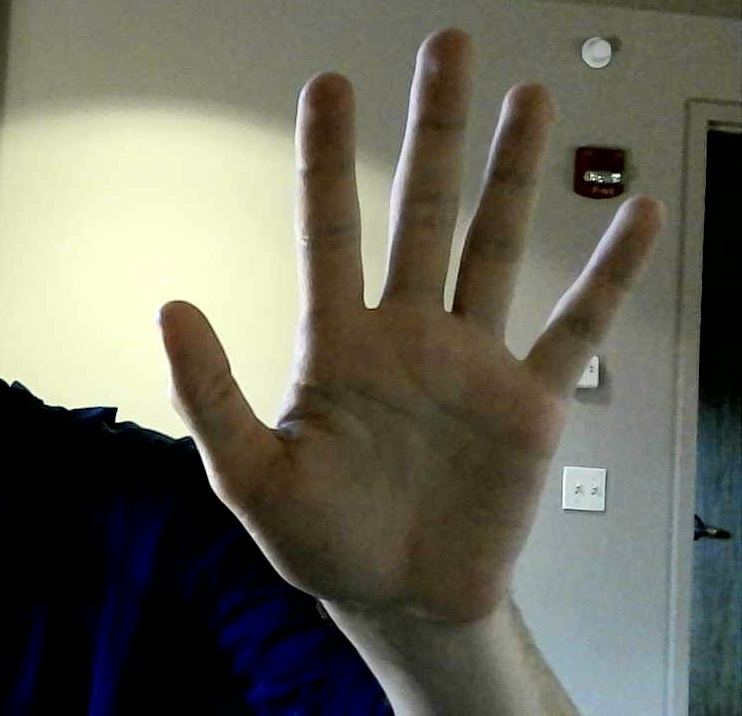
#> input picture Playground/Resources/Five.jpg, 742 x 716 px
$ python ColorFilter.py
#> lines starting #> are read from the running program, lines starting #| are printed output that depends on the picture; after the words box and inside, x2 and y2 are one past the last pixel; in counts of white or black regions, pixels touching at a corner belong together
import cv2
import numpy as np

def empty(a):
    pass

def stackImages(scale,imgArray):
    rows = len(imgArray)
    cols = len(imgArray[0])
    rowsAvailable = isinstance(imgArray[0], list)
    width = imgArray[0][0].shape[1]
    height = imgArray[0][0].shape[0]
    if rowsAvailable:
        for x in range ( 0, rows):
            for y in range(0, cols):
                if imgArray[x][y].shape[:2] == imgArray[0][0].shape [:2]:
                    imgArray[x][y] = cv2.resize(imgArray[x][y], (0, 0), None, scale, scale)
                else:
                    imgArray[x][y] = cv2.resize(imgArray[x][y], (imgArray[0][0].shape[1], imgArray[0][0].shape[0]), None, scale, scale)
                if len(imgArray[x][y].shape) == 2: imgArray[x][y]= cv2.cvtColor( imgArray[x][y], cv2.COLOR_GRAY2BGR)
        imageBlank = np.zeros((height, width, 3), np.uint8)
        hor = [imageBlank]*rows
        hor_con = [imageBlank]*rows
        for x in range(0, rows):
            hor[x] = np.hstack(imgArray[x])
        ver = np.vstack(hor)
    else:
        for x in range(0, rows):
            if imgArray[x].shape[:2] == imgArray[0].shape[:2]:
                imgArray[x] = cv2.resize(imgArray[x], (0, 0), None, scale, scale)
            else:
                imgArray[x] = cv2.resize(imgArray[x], (imgArray[0].shape[1], imgArray[0].shape[0]), None,scale, scale)
            if len(imgArray[x].shape) == 2: imgArray[x] = cv2.cvtColor(imgArray[x], cv2.COLOR_GRAY2BGR)
        hor= np.hstack(imgArray)
        ver = hor
    return ver

path = 'Resources/Five.jpg'
cv2.namedWindow("TrackBars")
cv2.resizeWindow("TrackBars",640,240)
cv2.createTrackbar("Hue Min","TrackBars",3,179,empty)
cv2.createTrackbar("Hue Max","TrackBars",27,179,empty)
cv2.createTrackbar("Sat Min","TrackBars",51,255,empty)
cv2.createTrackbar("Sat Max","TrackBars",219,255,empty)
cv2.createTrackbar("Val Min","TrackBars",27,255,empty)
cv2.createTrackbar("Val Max","TrackBars",180,255,empty)

while True:
    img = cv2.imread(path)
#> img is the input picture: shape (716, 742, 3); mean B, G, R 90.9, 104.2, 104.6
    imgHSV = cv2.cvtColor(img,cv2.COLOR_BGR2HSV)
#> imgHSV: shape (716, 742, 3); mean H, S, V 41.9, 76.1, 110.1
    h_min = cv2.getTrackbarPos("Hue Min", "TrackBars")
    h_max = cv2.getTrackbarPos("Hue Max", "TrackBars")
    s_min = cv2.getTrackbarPos("Sat Min", "TrackBars")
    s_max = cv2.getTrackbarPos("Sat Max", "TrackBars")
    v_min = cv2.getTrackbarPos("Val Min", "TrackBars")
    v_max = cv2.getTrackbarPos("Val Max", "TrackBars")
    print(h_min,h_max,s_min,s_max,v_min,v_max)
    lower = np.array([h_min,s_min,v_min])
    upper = np.array([h_max,s_max,v_max])
    mask = cv2.inRange(imgHSV,lower,upper)
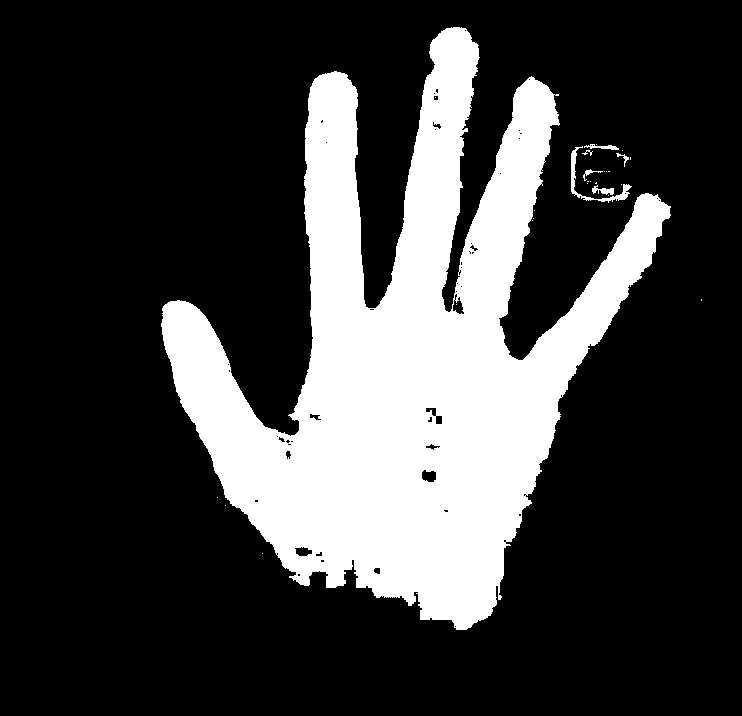
#> mask: shape (716, 742); 24.2% white; 28 white regions (21 under 20 px), largest, box (x1, y1, x2, y2) and area: (161, 27, 671, 630) 127826, (571, 146, 632, 203) 455, (592, 185, 614, 195) 114
    imgResult = cv2.bitwise_and(img, img, mask=mask) # Adds two images together for a new image
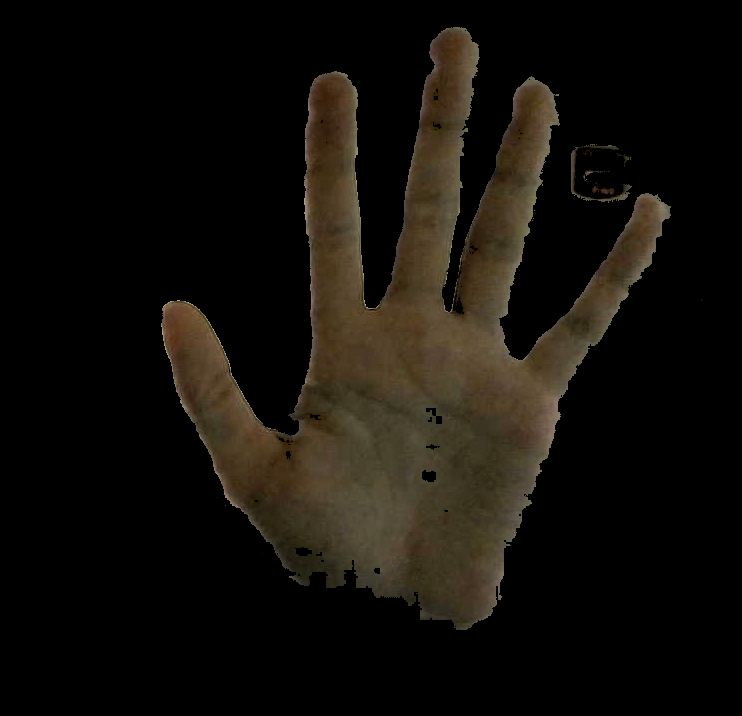
#> imgResult: shape (716, 742, 3); mean B, G, R 10.5, 15.6, 18.8


    # [4 lines of commented-out code are left out]

    imgStack = stackImages(0.6, ([img,imgHSV],[mask,imgResult]))
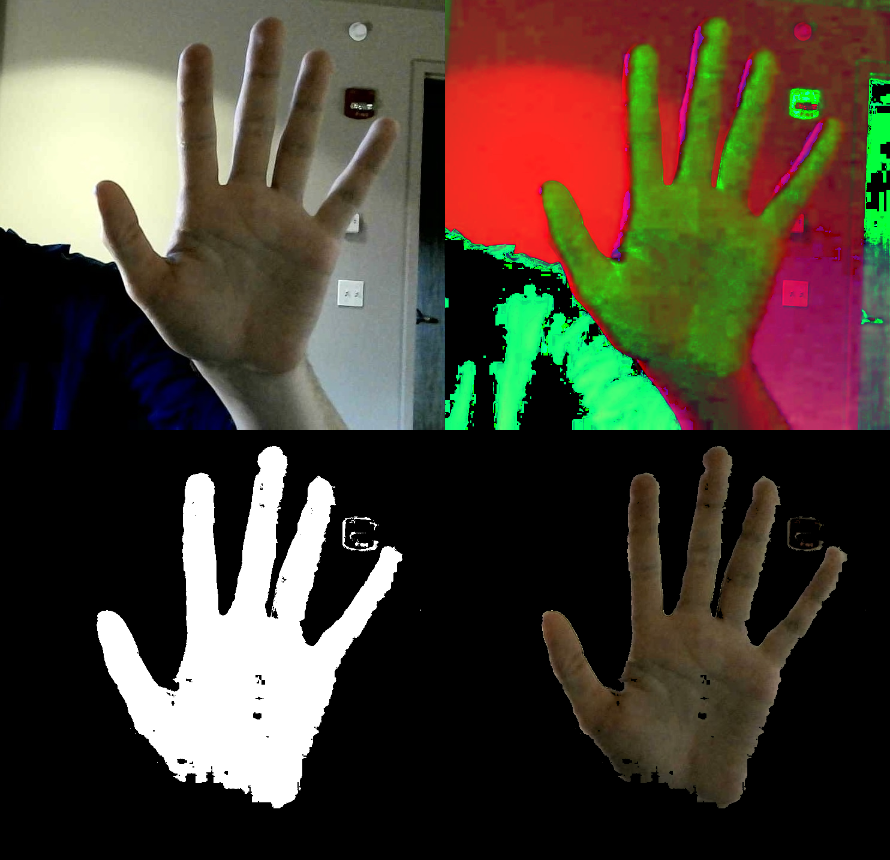
#> imgStack: shape (860, 890, 3); mean B, G, R 51.2, 64.4, 73.8
    cv2.imshow("Stacked Images", imgStack)

    cv2.waitKey(1)

$ run again, with Playground/Resources/Fishing.jpg copied over Playground/Resources/Five.jpg
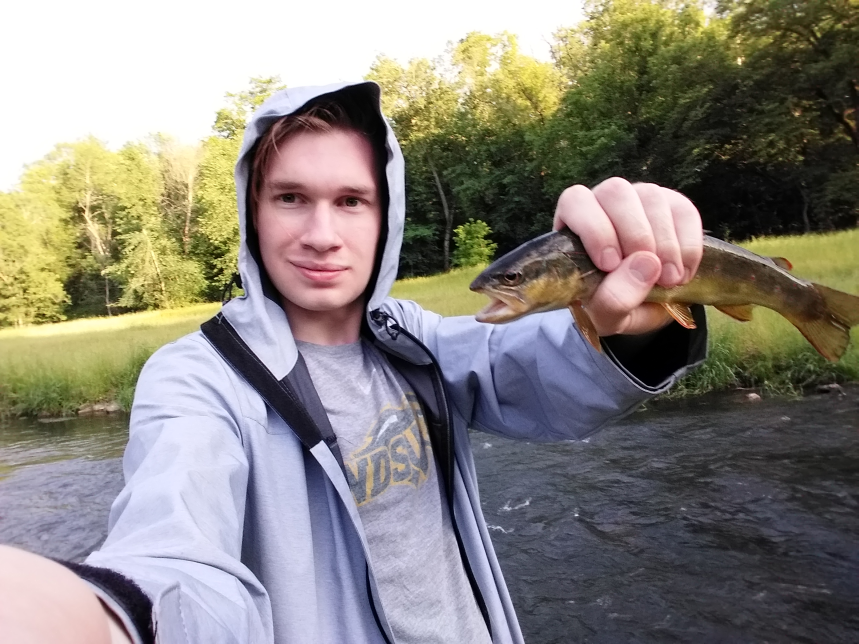
#> input picture Playground/Resources/Fishing.jpg, 2576 x 1932 px (shown at 1/3 size)
#> img is the input picture: shape (1932, 2576, 3); mean B, G, R 125.8, 133, 137.9
#> imgHSV: shape (1932, 2576, 3); mean H, S, V 72.4, 66.2, 147.9
#> `mask = cv2.inRange(imgHSV,lower,upper)`:
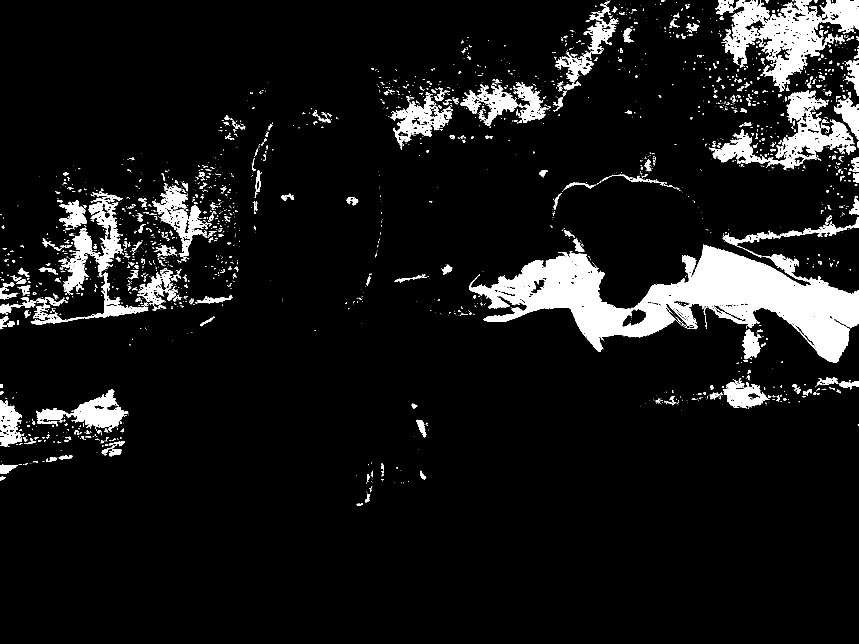
#> mask: shape (1932, 2576) (shown at 1/3 size); 7.9% white; 2822 white regions (2250 under 20 px), largest, box (x1, y1, x2, y2) and area: (1407, 734, 2576, 1088) 161277, (2170, 0, 2576, 276) 43059, (2126, 272, 2568, 508) 24758
#> `imgStack = stackImages(0.6, ([img,imgHSV],[mask,imgResult]))`:
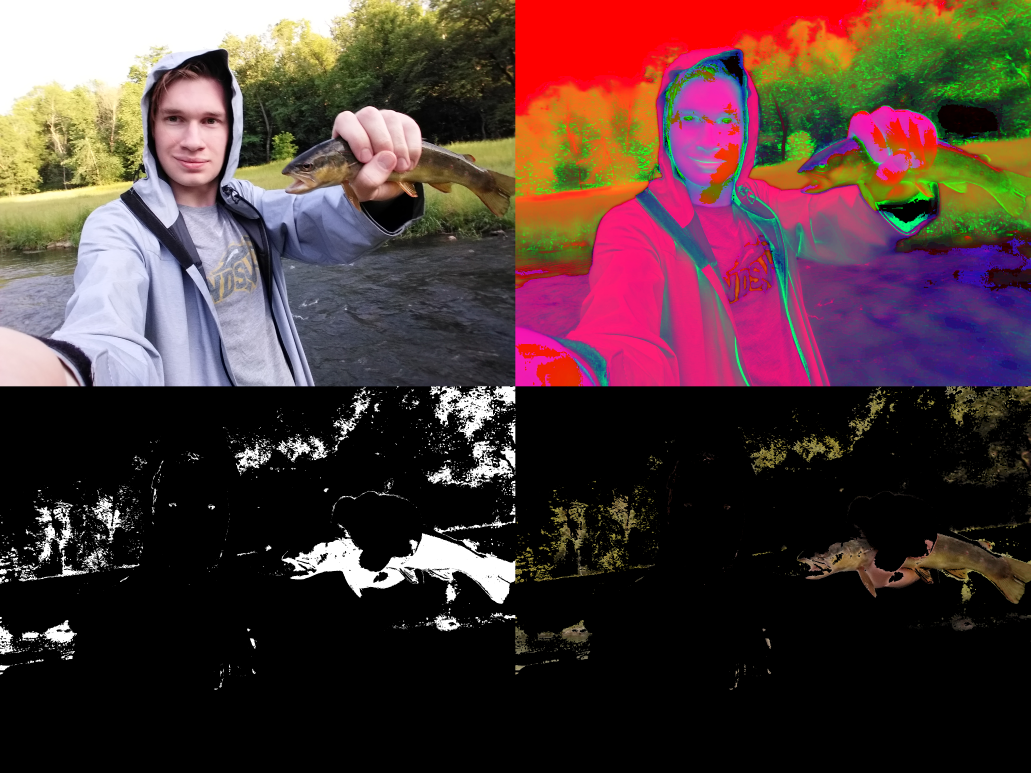
#> imgStack: shape (2318, 3092, 3) (shown at 1/3 size); mean B, G, R 55.6, 56.5, 78.5
